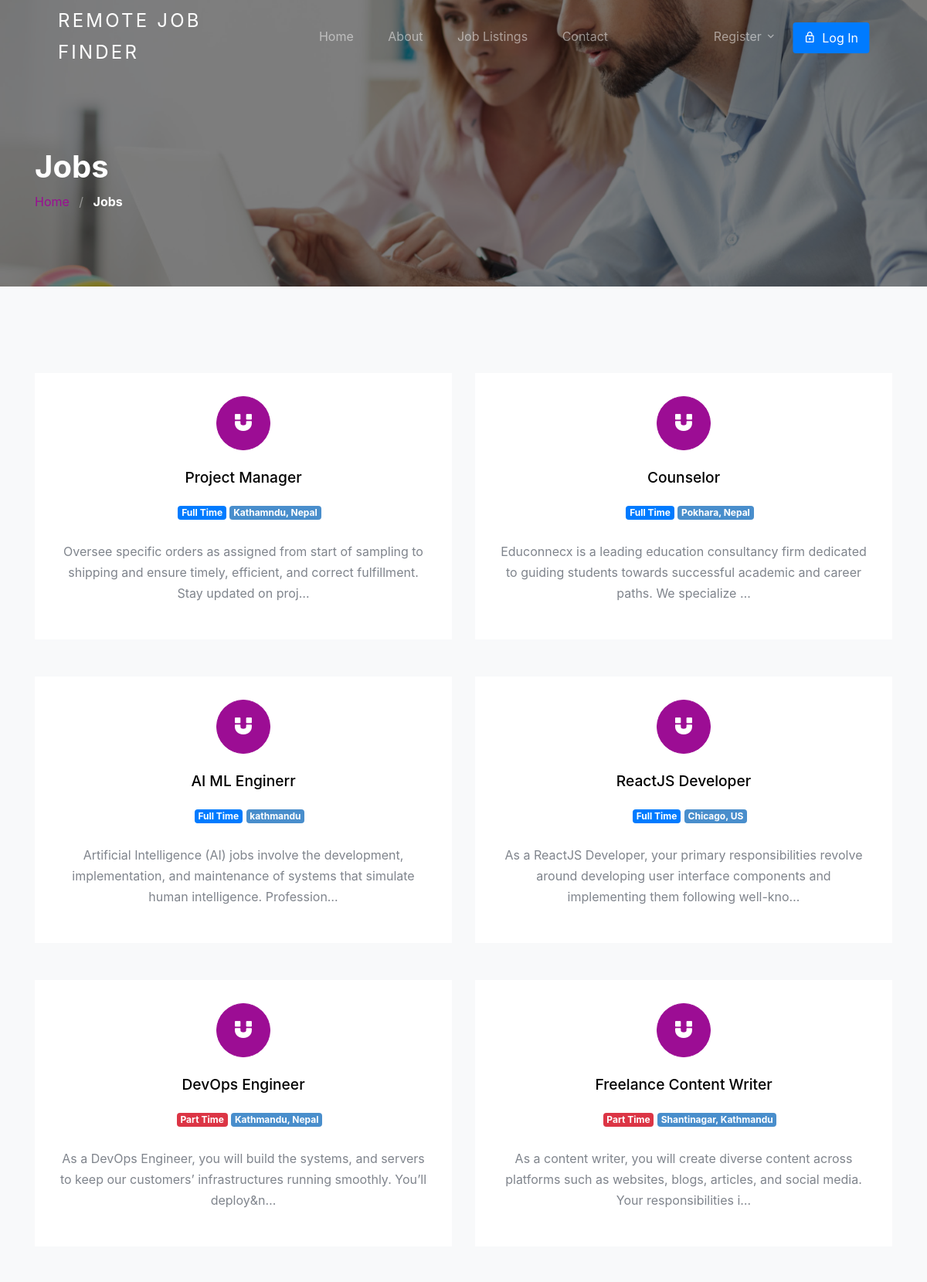
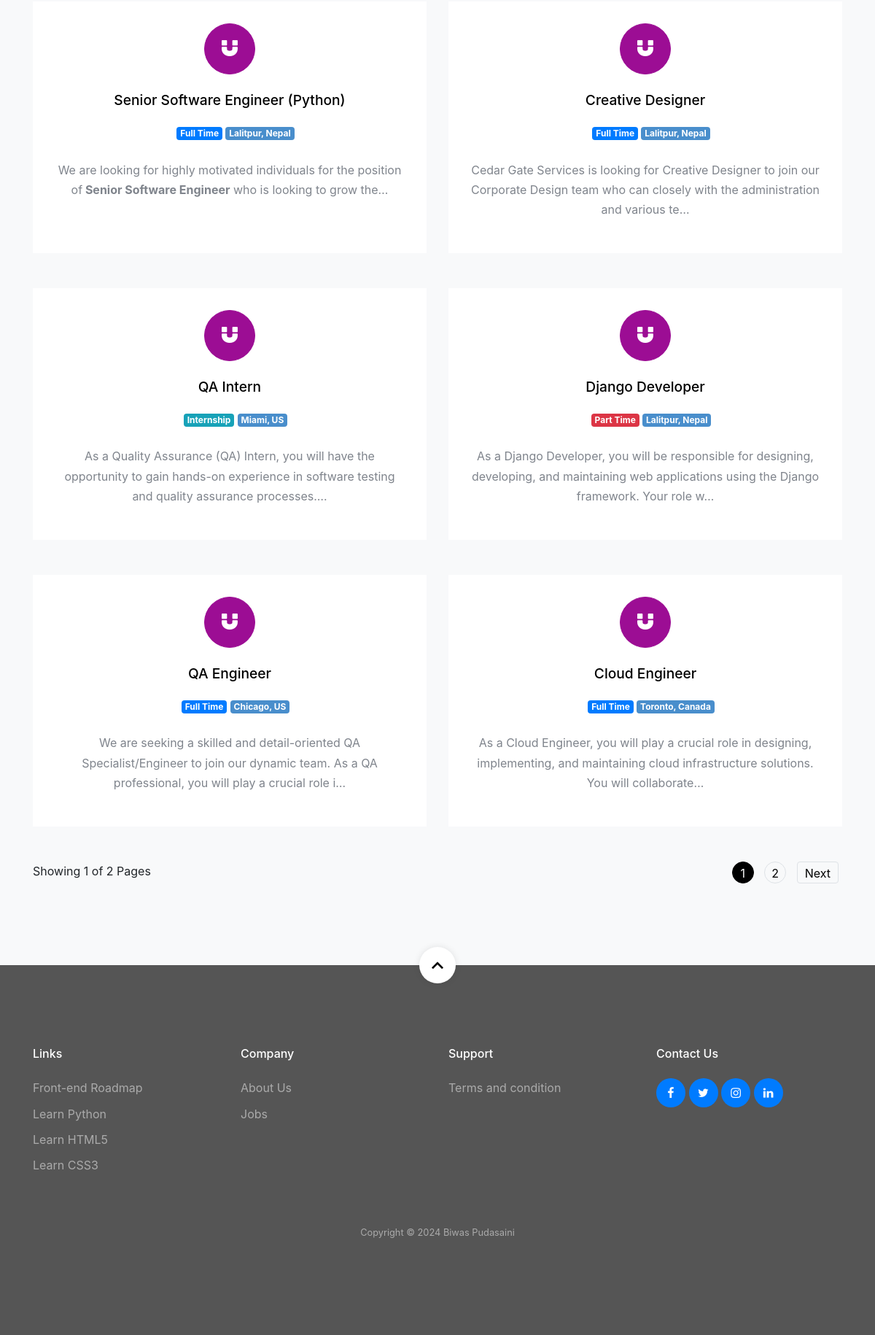
Screenshot of /jobs/ with the database file from the repository (2 pictures, top to bottom).
### jobapp/models.py (models this page shows, shortened)
class Job(models.Model):
    user = models.ForeignKey(User, related_name='User', on_delete=models.CASCADE)
    title = models.CharField(max_length=300)
    description = RichTextField()
    tags = TaggableManager()
    location = models.CharField(max_length=300)
    job_type = models.CharField(choices=JOB_TYPE, max_length=1)
    category = models.ForeignKey(Category,related_name='Category', on_delete=models.CASCADE)
    salary = models.CharField(max_length=30, blank=True)
    company_name = models.CharField(max_length=300)
    company_description = RichTextField(blank=True, null=True)
    url = models.URLField(max_length=200)
    last_date = models.DateField()
    is_published = models.BooleanField(default=False)
    is_closed = models.BooleanField(default=False)
    timestamp = models.DateTimeField(auto_now=True)

### jobapp/views.py (the view)
# urls.py: path('jobs/', views.job_list_View, name='job-list'),
def job_list_View(request):
    job_list = Job.objects.filter(is_published=True, is_closed=False).order_by('-timestamp')
    paginator = Paginator(job_list, 12)
    page_number = request.GET.get('page')
    page_obj = paginator.get_page(page_number)
    context = {
        'page_obj': page_obj,
    }
    return render(request, 'jobapp/job-list.html', context)

### template/jobapp/job-list.html (shortened to what this page needs)
{% extends 'base.html' %}
{% load static %}
{% block content %}
<section class="section-hero overlay inner-page bg-image" style="background-image: url('{% static 'images/bgrr.jpg' %}');"
  id="home-section">
  <div class="container">
    <div class="row">
      <div class="col-md-7">
        <h1 class="text-white font-weight-bold">Jobs</h1>
        <div class="custom-breadcrumbs">
          <a href="{% url 'jobapp:home' %}">Home</a> <span class="mx-2 slash">/</span>
          <span class="text-white"><strong>Jobs</strong></span>
        </div>
      </div>
    </div>
  </div>
</section>
<section id="ajax_listing_paginattion" class="site-section services-section bg-light block__62849" id="next-section">
  <div class="container">
    <div class="row">
      {% for job in page_obj %}
        <div class="col-6 col-md-6 col-lg-6 mb-4 mb-lg-5">
          <a href="{% url 'jobapp:single-job' job.id %}" class="block__16443 min-h text-center d-block">
          <span class="custom-icon mx-auto"><span class="icon-magnet d-block"></span></span>
          <h3>{{ job.title }}</h3>
          <ul class="job-listing-meta list-unstyled pl-3 mb-0">
            <li class="menu-fix mb-2">
              {% if job.job_type == '1' %}
              <span class="badge badge-primary">
                Full Time
              </span>
              {% elif job.job_type == '2'%}
              <span class="badge badge-danger">
                Part Time
              </span>
              {% else  %}
              <span class="badge badge-info">
                Internship
              </span>
              {% endif %}</li>
            <li class="badge badge-secondary menu-fix mb-2"> {{ job.location }}</li>
          </ul>
          <p>{{ job.description | safe | truncatechars:150}}</p>
        </a>
      </div>
      {% endfor %}
    </div>
    {% include 'jobapp/paginator.html' %}
  </div>
</section>
{% endblock content %}

### template/base.html (shortened to what this page needs)
<!DOCTYPE html>
<html>
      {% include 'head.html' %}
      <body id="top">
            {% include 'header.html' %}
            {% block content %}{% endblock %}
            {% include 'footer.html' %}
      </body>
</html>

### template/head.html (shortened to what this page needs)
{% load static %}
<head>
    <link rel="stylesheet" href="{% static 'css/custom-bs.css' %}">
    <link rel="stylesheet" href="{% static 'css/jquery.fancybox.min.css' %}">
    <link rel="stylesheet" href="{% static 'css/bootstrap-select.min.css' %}">
    <link rel="stylesheet" href="{% static 'fonts/icomoon/style.css' %}">
    <link rel="stylesheet" href="{% static 'fonts/line-icons/style.css' %}">
    <link rel="stylesheet" href="{% static 'css/owl.carousel.min.css' %}">
    <link rel="stylesheet" href="{% static 'css/animate.min.css' %}">
    <link rel="stylesheet" href="{% static 'css/bootstrap-datepicker.css' %}">
    <link rel="stylesheet" href="https://maxcdn.bootstrapcdn.com/bootstrap/4.5.2/css/bootstrap.min.css">
    <link rel="stylesheet" href="https://cdnjs.cloudflare.com/ajax/libs/open-iconic/1.1.1/font/css/open-iconic-bootstrap.min.css">
    <link rel="stylesheet" href="{% static 'css/style.css' %}">
</head>

### template/header.html (shortened to what this page needs)
<div class="site-wrap">
  <header class="site-navbar mt-3">
    <div class="container-fluid">
      <div class="row align-items-center">
        <div class="site-logo col-6 col-md-4 col-lg-3">
          <a href="{% url 'jobapp:home' %}">Remote Job Finder</a>
      </div>
              <nav class="mx-auto site-navigation">
          <ul class="site-menu js-clone-nav d-none d-xl-block ml-0 pl-0">
            <li><a href="{% url 'jobapp:home' %}" class="nav-link">Home</a></li>
            <li><a href="{% url 'jobapp:about_us' %}">About</a></li>
            <li><a href="{% url 'jobapp:job-list' %}">Job Listings</a></li>
            <li><a href="{% url 'jobapp:contact_us' %}">Contact</a></li>
          </ul>
        </nav>
        <div class="right-cta-menu text-right d-flex aligin-items-center col-6">
          <div class="ml-auto">
            <div class="site-navigation fix">
              <ul class="site-menu js-clone-nav d-none d-xl-block ml-0 pl-0">
                {% if user.is_authenticated and user.role == 'employer'  %}
                <a href="{% url 'jobapp:create-job' %}"
                  class="js-clone-nav pr-3 btn btn-outline-white border-width-2 d-none d-lg-inline-block"><span
                    class="mr-2 icon-add"></span>Publish Job</a>
                <li class="pr-3 has-children">
                  <a>Dashboard</a>
                  <ul class="dropdown">
                    <li><a>Vendor: {{ user.first_name }}</a></li>
                    <li><a href="{% url 'jobapp:dashboard' %}">My Jobs</a></li>
                    <li><a href="{% url 'account:change_password' %}">Change Password</a></li>
                    <li><a href="#" onclick="showLogoutAlert()">Logout</a></li>
                  </ul>
                </li>
                {% else %}
                <li class="pr-3 has-children">
                  <a>Register</a>
                </li>
                <a href="{% url 'account:login' %}"
                  class="js-clone-nav btn btn-primary border-width-2 d-none d-lg-inline-block ov-fix"><span
                    class="mr-2 icon-lock_outline"></span>Log In</a>
                {% endif %}
              </ul>
            </div>
          </div>
        </div>
      </div>
    </div>
  </header>

### template/jobapp/paginator.html (shortened to what this page needs)
{% if page_obj.has_other_pages %}
<div class="row pagination-wrap">
  <div class="col-md-6 text-center text-md-left mb-4 mb-md-0">
    <span id="page_navigator">Showing {{ page_obj.number }} of {{ page_obj.paginator.num_pages }} Pages</span>
  </div>
  <div class="col-md-6 text-center text-md-right">
    <div class="custom-pagination ml-auto">
      <span id="page_no">
        <div class="d-inline-block">
          {% for i in page_obj.paginator.page_range %}
          {% if page_obj.number == i %}
          <a id="ajax_paginator" class="ajax_paginator_{{ i }} active" href="?page={{ i }}">{{ i }}</a>
          {% else %}
          <a class="ajax_paginator_{{ i }}" id="ajax_paginator" href="?page={{ i }}">{{ i }}</a>
          {% endif %}
          {% endfor %}
        </div>
      </span>
      {% if page_obj.has_next %}
      <span id="next_page">
        <a id="ajax_paginator" class="next" href="?page={{ page_obj.next_page_number }}">Next</a>
      </span>
      {% endif %}
    </div>
  </div>
</div>
{% endif %}

### template/footer.html (shortened to what this page needs)
    <footer class="site-footer">
      <a href="#top" class="smoothscroll scroll-top">
        <span class="icon-keyboard_arrow_up"></span>
      </a>
      <div class="container">
        <div class="row mb-5">
          <div class="col-6 col-md-3 mb-4 mb-md-0">
            <h3>Links</h3>
            <ul class="list-unstyled">
              <li><a href="https://roadmap.sh/frontend">Front-end Roadmap</a></li>
              <li><a href="https://www.python.org/">Learn Python</a></li>
              <li><a href="https://html.com/html5/">Learn HTML5</a></li>
              <li><a href="https://www.tutorialrepublic.com/css-tutorial/">Learn CSS3</a></li>
            </ul>
          </div>
          <div class="col-6 col-md-3 mb-4 mb-md-0">
            <h3>Company</h3>
            <ul class="list-unstyled">
              <li><a href="{% url 'jobapp:about_us' %}">About Us</a></li>
              <li><a href="{% url 'jobapp:job-list' %}">Jobs</a></li>
            </ul>
          </div>
          <div class="col-6 col-md-3 mb-4 mb-md-0">
            <h3>Support</h3>
            <ul class="list-unstyled">
              <li><a href="{% url 'jobapp:terms-condition' %}">Terms and condition</a></li>
            </ul>
          </div>
          <div class="col-6 col-md-3 mb-4 mb-md-0">
            <h3>Contact Us</h3>
            <div class="footer-social ">
              <a href="https://www.facebook.com/unique.biwas.7/"><span class="icon-facebook"></span></a>
              <a href="https://twitter.com/BiwasUnique"><span class="icon-twitter"></span></a>
              <a href="https://www.instagram.com/unique_biwas/"><span class="icon-instagram"></span></a>
              <a href="https://www.linkedin.com/in/biwas-pudasaini-191435216/"><span class="icon-linkedin"></span></a>
            </div>
          </div>
        </div>
        <div class="row text-center">
          <div class="col-12">
            <p class="copyright"><small>
              Copyright &copy; <a>
                 Biwas Pudasaini
                </div>
          </div>
        </div>
      </div>

### template/scripts.html (shortened to what this page needs)
{% load static %}

### rows the page displays
Job: title "Project Manager", job_type "Full Time", location "Kathamndu, Nepal", description "Oversee specific orders as assigned from start of sampling to shipping and ensure timely, efficient, and correct fulfillment. Stay updated on proj…"
Job: title "Counselor", job_type "Full Time", location "Pokhara, Nepal", description "Educonnecx is a leading education consultancy firm dedicated to guiding students towards successful academic and career paths. We specialize …"
Job: title "AI ML Enginerr", job_type "Full Time", location "kathmandu", description "Artificial Intelligence (AI) jobs involve the development, implementation, and maintenance of systems that simulate human intelligence. Profession…"
Job: title "ReactJS Developer", job_type "Full Time", location "Chicago, US", description "As a ReactJS Developer, your primary responsibilities revolve around developing user interface components and implementing them following well-kno…"
Job: title "DevOps Engineer", job_type "Part Time", location "Kathmandu, Nepal", description "As a DevOps Engineer, you will build the systems, and servers to keep our customers’ infrastructures running smoothly. You’ll deploy&n…"
Job: title "Freelance Content Writer", job_type "Part Time", location "Shantinagar, Kathmandu", description "As a content writer, you will create diverse content across platforms such as websites, blogs, articles, and social media. Your responsibilities i…"
Job: title "Senior Software Engineer (Python)", job_type "Full Time", location "Lalitpur, Nepal", description "We are looking for highly motivated individuals for the position of Senior Software Engineer who is looking to grow the…"
Job: title "Creative Designer", job_type "Full Time", location "Lalitpur, Nepal", description "Cedar Gate Services is looking for Creative Designer to join our Corporate Design team who can closely with the administration and various te…"
Job: title "QA Intern", job_type "Internship", location "Miami, US", description "As a Quality Assurance (QA) Intern, you will have the opportunity to gain hands-on experience in software testing and quality assurance processes.…"
Job: title "Django Developer", job_type "Part Time", location "Lalitpur, Nepal", description "As a Django Developer, you will be responsible for designing, developing, and maintaining web applications using the Django framework. Your role w…"
Job: title "QA Engineer", job_type "Full Time", location "Chicago, US", description "We are seeking a skilled and detail-oriented QA Specialist/Engineer to join our dynamic team. As a QA professional, you will play a crucial role i…"
Job: title "Cloud Engineer", job_type "Full Time", location "Toronto, Canada", description "As a Cloud Engineer, you will play a crucial role in designing, implementing, and maintaining cloud infrastructure solutions. You will collaborate…"

### other values shown
{{ page_obj.number }} "1"
{{ page_obj.paginator.num_pages }} "2"
{{ i }} "1"
{{ i }} "2"
